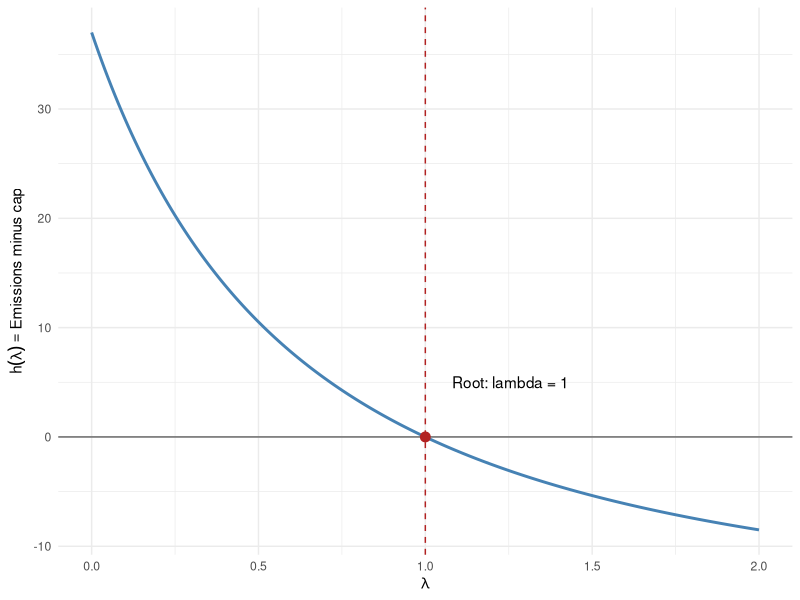
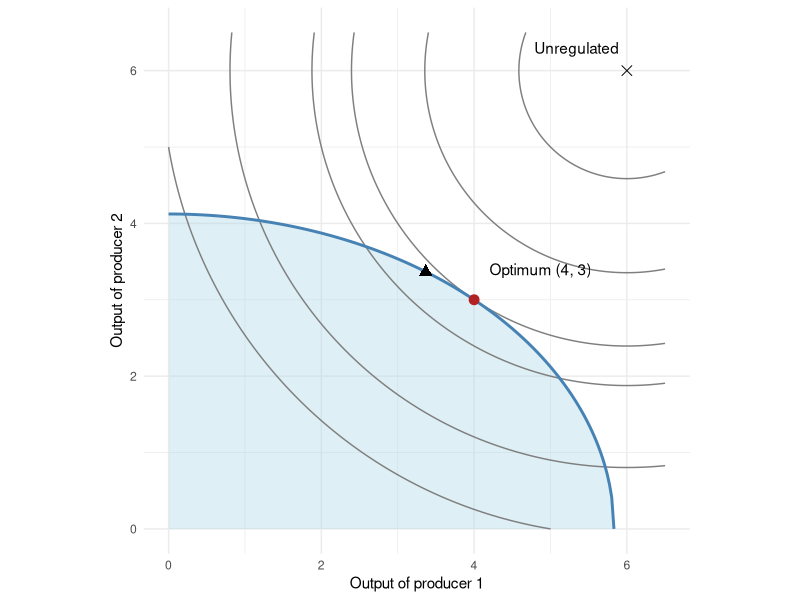

Write R code to recreate these figures, in order.
# Production under an emissions cap: classroom walkthrough
# Run sections interactively in RStudio, or source this file.
# Install once if needed: install.packages("nloptr")
library(nloptr)
library(ggplot2)

# ---- Find the emissions multiplier by rootfinding ----
h <- function(lambda) {
  0.5 * (12 / (2 + lambda))^2 +
    (12 / (2 + 2 * lambda))^2 - 17
}

lambda_root <- uniroot(h, interval = c(0, 2), tol = 1e-10)$root
q_root <- c(12 / (2 + lambda_root),
            12 / (2 + 2 * lambda_root))

#Print the solution
c(lambda = lambda_root, q1 = q_root[1], q2 = q_root[2],
  excess_emissions = h(lambda_root))


lambda_grid <- data.frame(lambda = seq(0, 2, length.out = 201))
lambda_grid$excess <- h(lambda_grid$lambda)
root_plot <- ggplot(lambda_grid, aes(lambda, excess)) +
  geom_hline(yintercept = 0, colour = "grey40") +
  geom_line(colour = "steelblue", linewidth = 1) +
  geom_vline(xintercept = lambda_root, linetype = "dashed",
             colour = "firebrick") +
  annotate("point", x = lambda_root, y = 0,
           colour = "firebrick", size = 3) +
  annotate("text", x = lambda_root + 0.08, y = 5,
           label = "Root: lambda = 1", hjust = 0) +
  labs(x = expression(lambda),
       y = expression(h(lambda) == "Emissions minus cap")) +
  theme_minimal()
print(root_plot)


# ---- Define the economic model ----
profit <- function(q) sum(12*q - q^2)
profit_gradient <- function(q) 12 - 2*q
emissions <- function(q) 0.5*q[1]^2 + q[2]^2
emissions_gradient <- function(q) c(q[1], 2*q[2])
E <- 17

profit(c(6, 6))
emissions(c(6, 6))

# ---- Translate to solver conventions ----
objective <- function(q) -profit(q)
objective_gradient <- function(q) -profit_gradient(q)
cap_constraint <- function(q) emissions(q) - E
cap_jacobian <- function(q) matrix(emissions_gradient(q), nrow = 1)

# ---- Solve with SLSQP ----
fit <- nloptr::nloptr(
  x0 = c(2, 2),                    # a feasible starting allocation
  eval_f = objective,
  eval_grad_f = objective_gradient,
  eval_g_ineq = cap_constraint,
  eval_jac_g_ineq = cap_jacobian,
  lb = c(0, 0),
  opts = list(
    algorithm = "NLOPT_LD_SLSQP",
    xtol_rel = 1e-9,
    ftol_abs = 1e-10,
    tol_constraints_ineq = 1e-9,
    maxeval = 500
  )
)
q_star <- fit$solution
fit$status
cat(paste(strwrap(fit$message, width = 65), collapse = "\n"), "\n")
q_star
c(profit = profit(q_star), emissions = emissions(q_star),
  cap_residual = cap_constraint(q_star))

# ---- Check the KKT conditions ----
g_profit <- profit_gradient(q_star)
g_emissions <- emissions_gradient(q_star)
lambda_hat <- sum(g_emissions*g_profit) / sum(g_emissions^2)
checks <- c(
  cap_violation = max(0, cap_constraint(q_star)),
  bound_violation = max(0, -q_star),
  stationarity = max(abs(g_profit - lambda_hat*g_emissions)),
  dual_violation = max(0, -lambda_hat),
  complementarity = abs(lambda_hat*cap_constraint(q_star))
)
lambda_hat
data.frame(check = names(checks), residual = unname(checks))

# ---- Tighten the cap and compare policies ----
solve_cap <- function(E, start = c(2, 2)) {
  fit <- nloptr::nloptr(
    x0 = start, eval_f = objective, eval_grad_f = objective_gradient,
    eval_g_ineq = function(q) emissions(q) - E,
    eval_jac_g_ineq = cap_jacobian, lb = c(0, 0),
    opts = list(algorithm = "NLOPT_LD_SLSQP", xtol_rel = 1e-9,
                ftol_abs = 1e-10, tol_constraints_ineq = 1e-9,
                maxeval = 500)
  )
  if (!(fit$status %in% 1:4) || emissions(fit$solution) > E + 1e-7) {
    stop("The solver did not return a converged, feasible solution.")
  }
  q <- fit$solution
  data.frame(cap = E, q1 = q[1], q2 = q[2],
             profit = profit(q), emissions = emissions(q))
}

delta <- 0.01
baseline <- solve_cap(17)
tighter <- solve_cap(17 - delta)
looser <- solve_cap(17 + delta)
rbind(tighter, baseline, looser)

# Compare the numerical marginal value with lambda_hat.
(looser$profit - tighter$profit) / (2*delta)

# Equal output (also an equal percentage cut from the baseline 6, 6).
q_equal <- rep(sqrt(17/1.5), 2)
data.frame(
  policy = c("Efficient allocation", "Equal output restriction"),
  q1 = c(q_star[1], q_equal[1]),
  q2 = c(q_star[2], q_equal[2]),
  emissions = c(emissions(q_star), emissions(q_equal)),
  profit = c(profit(q_star), profit(q_equal)),
  profit_loss = 72 - c(profit(q_star), profit(q_equal))
)

# ---- Plot the feasible set and profit contours ----
library(ggplot2)
q_grid <- expand.grid(q1 = seq(0, 6.5, length.out = 150),
                      q2 = seq(0, 6.5, length.out = 150))
q_grid$profit <- with(q_grid, 12*q1 - q1^2 + 12*q2 - q2^2)
boundary <- data.frame(q1 = seq(0, sqrt(34), length.out = 200))
boundary$q2 <- sqrt(pmax(0, 17 - 0.5*boundary$q1^2))
equal_output <- sqrt(17/1.5)
geometry_plot <- ggplot(q_grid, aes(q1, q2)) +
  geom_ribbon(data = boundary, aes(ymin = 0, ymax = q2),
              fill = "lightblue", alpha = 0.4) +
  geom_contour(aes(z = profit), breaks = c(35, 45, 55, 59, 65, 70),
               colour = "grey50") +
  geom_line(data = boundary, colour = "steelblue", linewidth = 1) +
  annotate("point", x = 4, y = 3, colour = "firebrick", size = 3) +
  annotate("text", x = 4.2, y = 3.4, label = "Optimum (4, 3)", hjust = 0) +
  annotate("point", x = equal_output, y = equal_output, shape = 17, size = 3) +
  annotate("point", x = 6, y = 6, shape = 4, size = 3) +
  annotate("text", x = 5.9, y = 6.3, label = "Unregulated", hjust = 1) +
  coord_equal() + labs(x = "Output of producer 1", y = "Output of producer 2") +
  theme_minimal()
print(geometry_plot)
